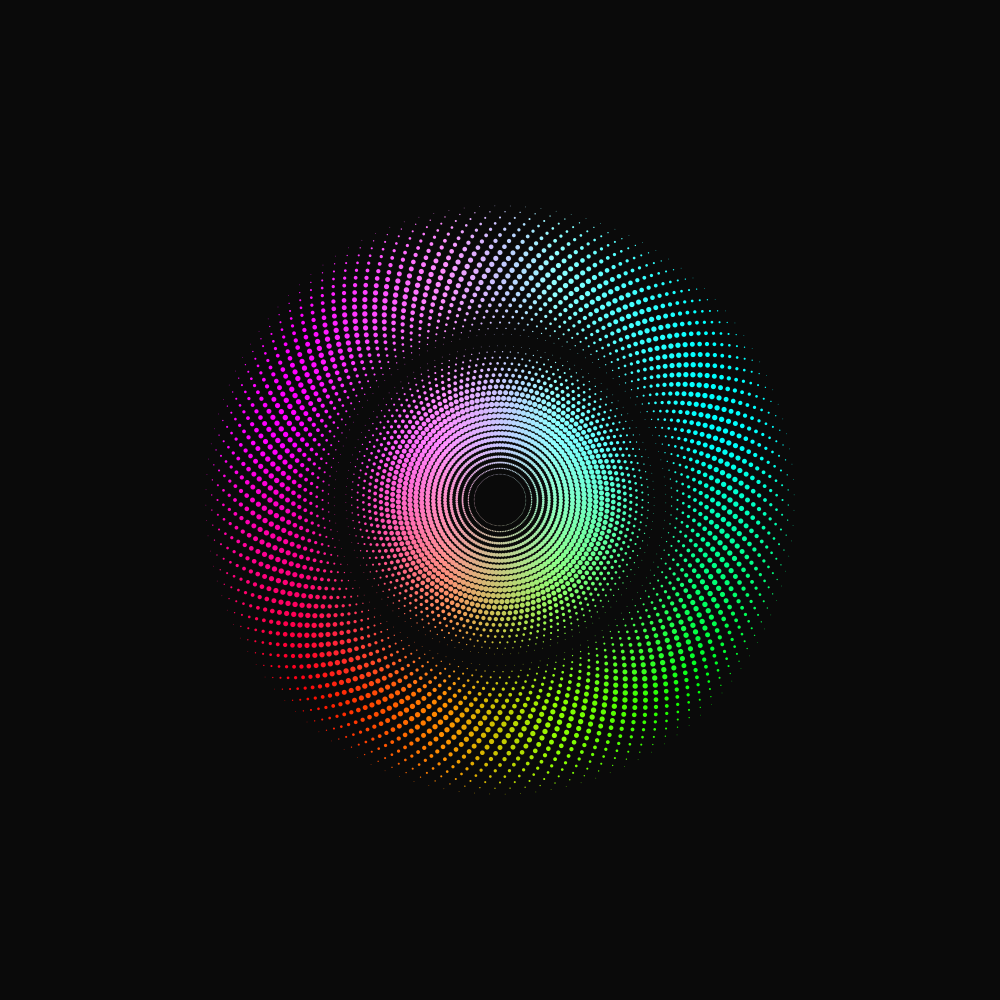
Frame 1 (no input)
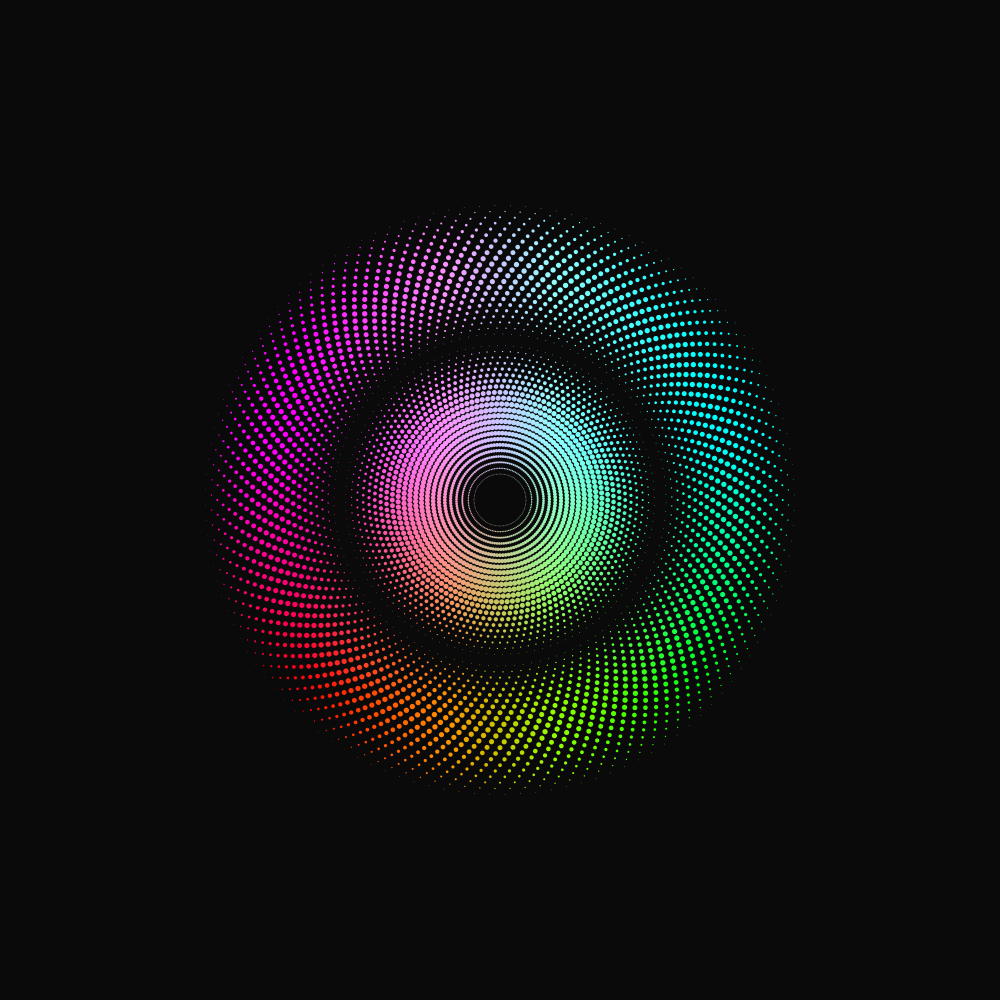
Frame 60 (the mouse pressed at the canvas centre just before this capture)
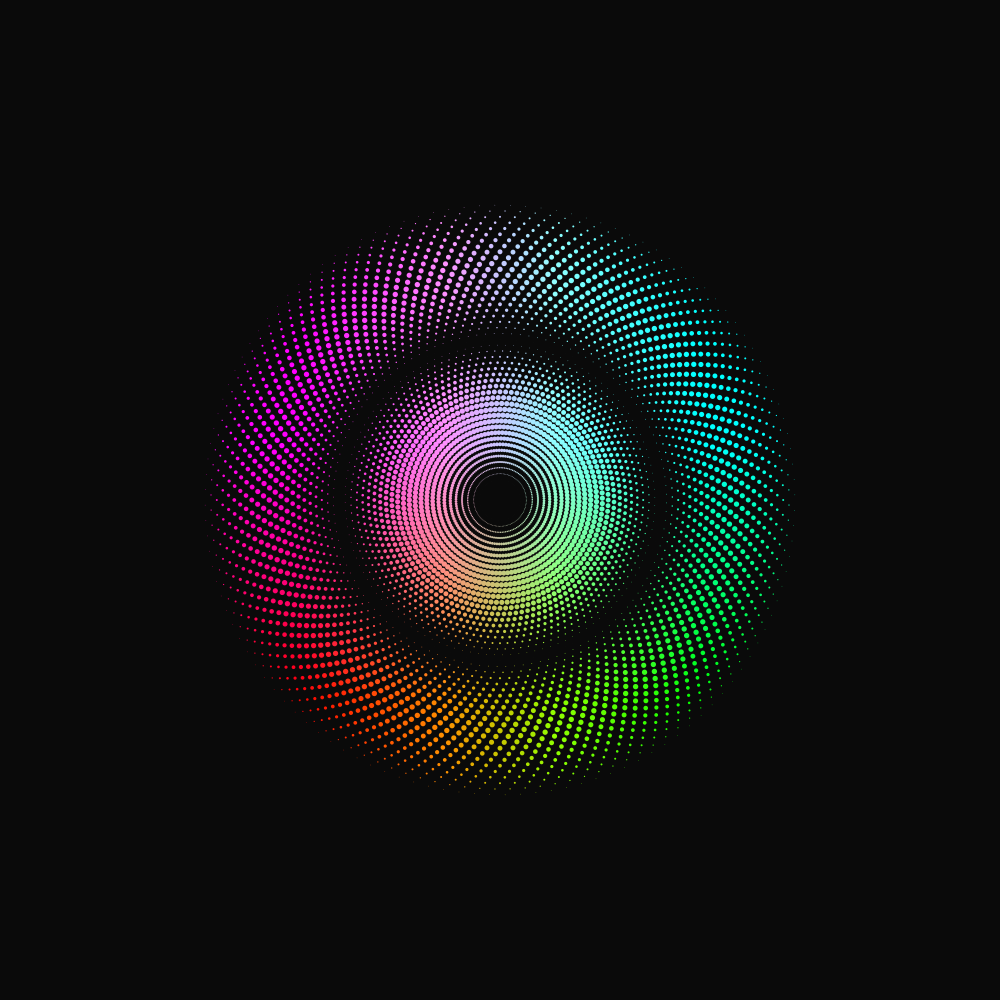
Frame 120 (the mouse held since frame 60 and released just before this capture)

The Processing sketch that drew these frames (run headless with seeded random() and noise(); from frame 60 on, the mouse is pressed at the canvas centre):

// Processing sketch: watch1_230713b
// ── watch1_230713b.pde
ArrayList<Dot> poop = new ArrayList();
int minR=40, maxR=600, N=48 ;
void setup() {
  size(1000, 1000);
  for (int n=0; n<N; n++) { 
    float R = map(n, 0, N, minR, maxR);
    poop.add(new Dot(R, n));
  }
} 
void draw() {
  background(10); 
  translate(width/2, height/2);  
  for (int i=0; i<poop.size (); i++) {
    Dot D = poop.get(i);
    D.show();
    D.R+=0.6f;
    if (D.R >maxR) {
      D.R =minR;
    }
  }
}
class Dot {
  float R ;
  color[] colors;
  int N;
  Dot(float R, int N) { 
    this.R = R;
    this.N = N;
  }
  void show() { 
    noStroke();
    for (int i=0; i<360; i+=3) {
      float x = R*sin(radians(i+N*5));
      float y = R*cos(radians(i+N*5));
      float t = map(R, minR, maxR, -180, 180);
      float r = 6*sin(radians(t));
      fill(200-(x/2), 200+(x/2), 200-(y/2)); 
      //ellipse(x, y, 2*r, 2*r);
      
        ellipse(x/2, y/2, .9*r, .9*r);
      
           //ellipse(x/4, y/4, .3*r, .3*r);
    }
  }
}
